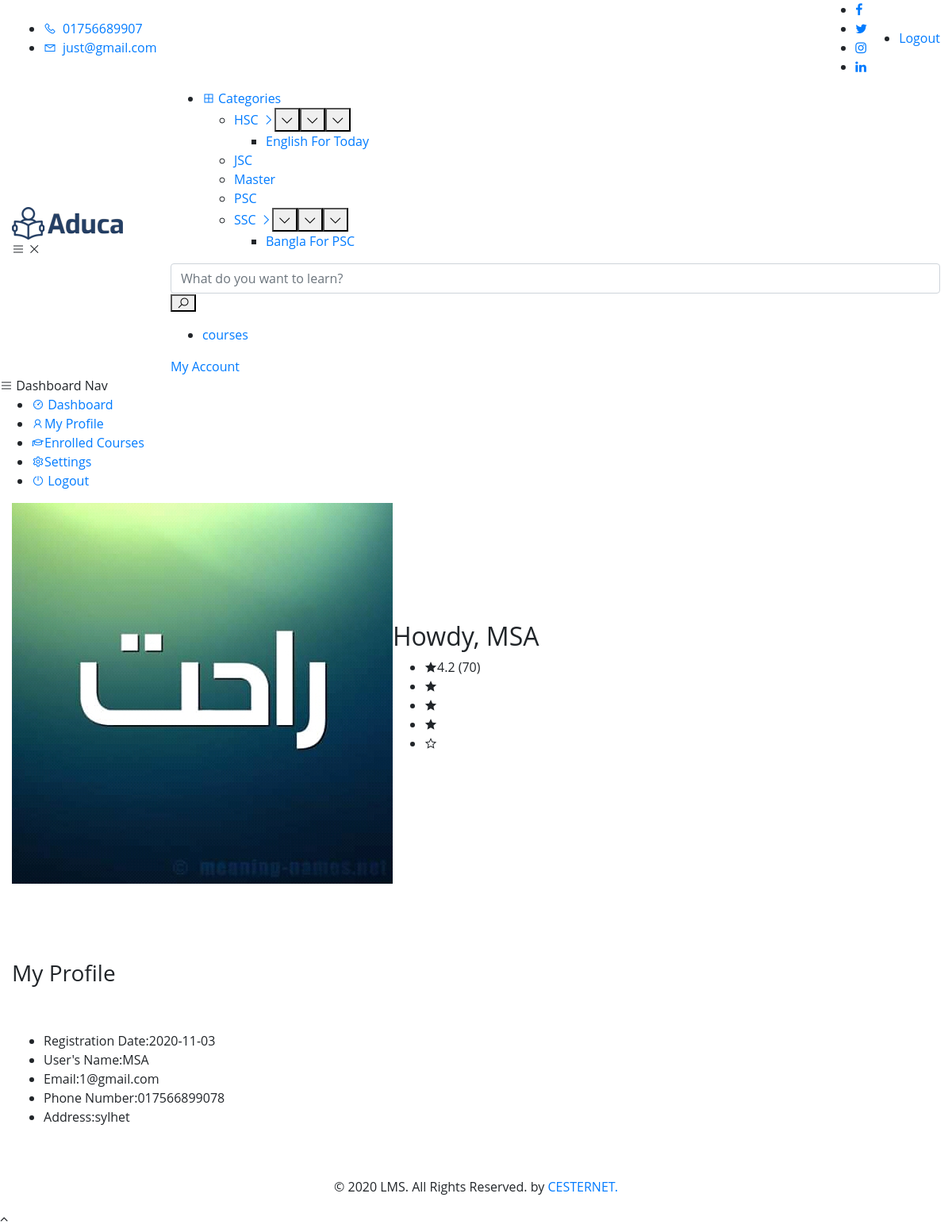
The page /dashboard-profile.php (signed in) on the database as committed earlier.
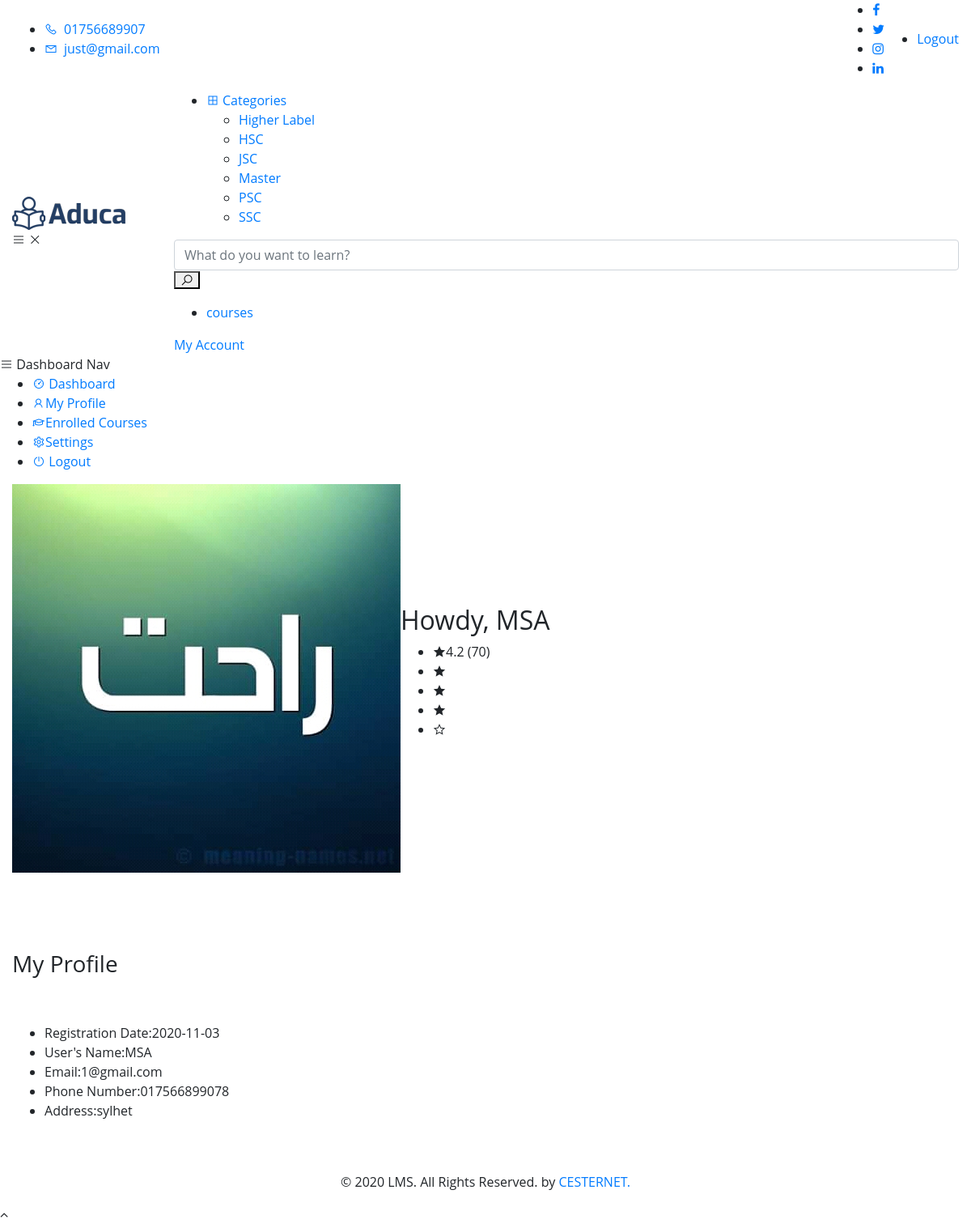
The same page on the database as committed later.
### tables this page shows
CREATE TABLE `settings` (
  `id` int(11) NOT NULL,
  `name` varchar(255) NOT NULL,
  `address` text NOT NULL,
  `email` varchar(255) NOT NULL,
  `phone` varchar(255) NOT NULL,
  `logo` text NOT NULL,
  `favicon` text NOT NULL,
  `currency` varchar(255) NOT NULL,
  `terms` text NOT NULL
);

CREATE TABLE `category` (
  `cat_id` int(11) NOT NULL,
  `cat_name` varchar(255) NOT NULL,
  `cat_parrant` varchar(11) NOT NULL DEFAULT '0',
  `cat_status` int(1) NOT NULL COMMENT '1=active 2=inactive'
);

CREATE TABLE `users` (
  `users_id` int(11) NOT NULL,
  `users_name` varchar(255) NOT NULL,
  `users_email` varchar(255) NOT NULL,
  `users_password` varchar(255) NOT NULL,
  `users_phone` varchar(255) NOT NULL,
  `users_addrfess` text NOT NULL,
  `users_status` int(1) NOT NULL,
  `users_gender` int(1) NOT NULL,
  `users_image` text NOT NULL,
  `users_joindate` date NOT NULL
);

### dashboard-profile.php (the view, shortened to what the changed rows need)
<?php include "inc/header.php"; ?>
<?php include "inc/nav.php"; ?>
<?php
    if ( empty($_SESSION['users_email']) || empty($_SESSION['users_password']) || $_SESSION['users_status'] != 1 ) {
        header("location:login.php");
      } else if( !empty($_SESSION['users_email']) || !empty($_SESSION['users_password']) || $_SESSION['users_status'] = 1 ) { ?>
<section class="dashboard-area">
    <div class="dashboard-content-wrap">
        <div class="container-fluid">
            <?php include "inc/dashheader.php"; ?>
            <div class="row mt-5">
                <?php
                    $aut_id = $_SESSION['users_id'];
                    $read   = "SELECT * FROM users WHERE users_id = '$aut_id' ";
                    $rece   = mysqli_query( $db , $read);
                    while ( $row = mysqli_fetch_assoc($rece) ) {
                        extract($row);
                    ?>
                <div class="col-lg-8">
                    <div class="profile-detail pb-5">
                        <ul class="list-items">
                            <li><span class="profile-name">Registration Date:</span><span class="profile-desc"><?php echo $users_joindate; ?></span></li>
                            <li><span class="profile-name">User's Name:</span><span class="profile-desc"><?php echo $users_name; ?></span></li>
                            <li><span class="profile-name">Email:</span><span class="profile-desc"><?php echo $users_email; ?></span></li>
                            <li><span class="profile-name">Phone Number:</span><span class="profile-desc"><?php echo $users_phone; ?></span></li>
                            <li><span class="profile-name">Address:</span><span class="profile-desc"><?php echo $users_addrfess; ?></span></li>
                        </ul>
                    </div>
                </div>
                <?php
                    }
                ?>
            </div>
        </div>
    </div>
</section>
    <?php }
 ?>
<?php include"inc/script.php"; ?>

### inc/nav.php (shortened to what the changed rows need)
<header class="header-menu-area">
    <div class="header-top">
        <div class="container-fluid">
            <div class="row align-items-center">
                <div class="col-lg-6">
                    <div class="header-widget">
                        <?php
                            $read   = "SELECT * FROM settings";
                            $send   = mysqli_query( $db , $read);
                            while ( $row = mysqli_fetch_assoc($send) ) {
                                $phone     = $row['phone'];
                                $email     = $row['email'];
                        ?>
                        <ul class="header-action-list">
                            <li><a href="#"><span class="la la-phone mr-2"></span><?php echo $phone; ?></a> </li>
                            <li><a href="#"><span class="la la-envelope-o mr-2"></span><?php echo $email; ?></a></li>
                        </ul>
                    <?php  } ?>
                    </div>
                </div>
            </div>
        </div>
    </div>
    <div class="header-menu-content">
        <div class="container-fluid">
            <div class="main-menu-content">
                <div class="row align-items-center">
                    <div class="col-lg-10">
                        <div class="menu-wrapper">
                            <div class="menu-category">
                                <ul>
                                    <li>
                                        <ul class="cat-dropdown-menu">
                                            <?php
                                                $read   = "SELECT * FROM category WHERE cat_status = 1 AND cat_parrant = 0 ORDER BY cat_name ASC ";
                                                $send   = mysqli_query( $db , $read);
                                                while ( $row = mysqli_fetch_assoc($send) ) {
                                                    $cat_id      = $row['cat_id'];
                                                    $cat_name    = $row['cat_name'];
                                                        $reada   = "SELECT * FROM category WHERE cat_status = 1 AND cat_parrant ='$cat_id' ORDER BY cat_name ASC ";
                                                        $senda   = mysqli_query( $db , $reada);
                                                        $num     = mysqli_num_rows($senda);
                                                    if ($num == 0) { ?>
                                                        <li>
                                                            <a href="cat.php?catid=<?php echo "$cat_id" ; ?>"><?php echo "$cat_name" ; ?> </a>
                                                        </li>
                                                    <?php }else{ ?>
                                                        <li>
                                                            <a href="cat.php?catid=<?php echo "$cat_id" ; ?>"><?php echo "$cat_name" ; ?> <i class="la la-angle-right"></i></a>
                                                            <ul class="sub-menu">
                                                               <?php
                                                                    while ( $row = mysqli_fetch_assoc($senda) ) {
                                                                        $sub_cat_id      = $row['cat_id'];
                                                                        $sub_cat_name    = $row['cat_name'];
                                                                ?>
                                                                <li><a href="cat.php?catid=<?php echo "$sub_cat_id" ; ?>"><?php echo "$sub_cat_name" ; ?></a></li>
                                                                <?php } ?>
                                                            </ul>
                                                        </li>
                                                    <?php } ?>
                                        <?php } ?>
                                        </ul>
                                    </li>
                                </ul>
                            </div>
                        </div>
                    </div>
                </div>
            </div>
        </div>
    </div>
</header>

Rows that differ between the two databases and show on the page:
removed category: cat_name "English For Today", shown under "HSC"
removed category: cat_name "Bangla For PSC", shown under "SSC"
added category: cat_name "Higher Label"
